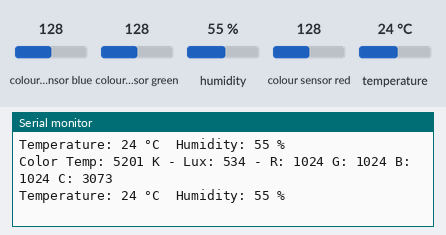
Bench run of a sketch on a simulated Arduino Uno, built with avr-gcc and run on an emulated ATmega328P. Shown: the last lines printed to the serial monitor. The test bench sets the inputs (shaded band); at power-on: colour sensor blue 128, humidity 55 %, colour sensor green 128, temperature 24 °C, colour sensor red 128.

Above: at 11.4 s.
11.5 s: colour sensor blue set to 5
At 21.6 s:
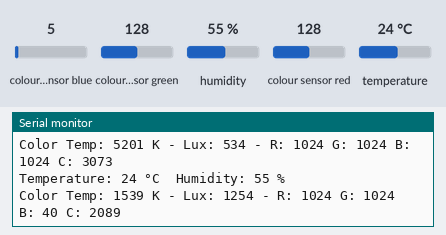
22.1 s: humidity set to 22 %
At 32.6 s:
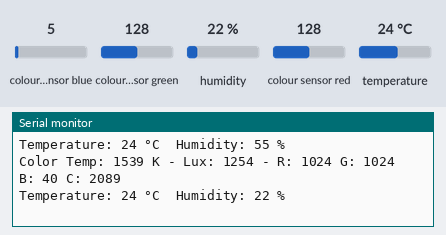
32.7 s: colour sensor green set to 5
At 43.2 s:
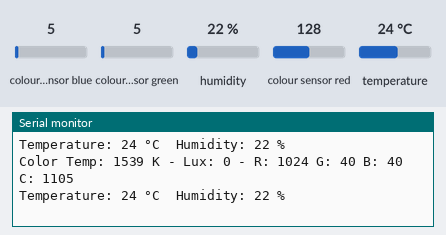
43.3 s: temperature set to 12 °C
At 53.8 s:
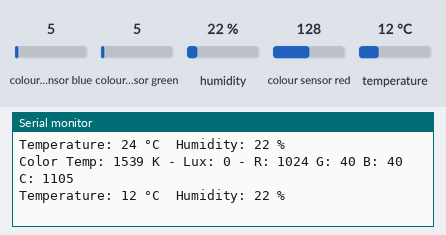
53.9 s: colour sensor red set to 5
At 64.4 s:
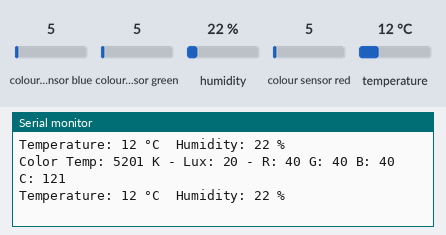
64.5 s: humidity set to 40 %
At 75.7 s:
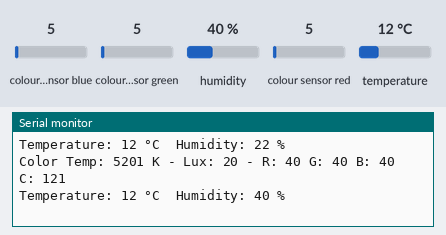
Timing chart, 0 to 76.1 s (numbered marks = the images above; inputs shaded):
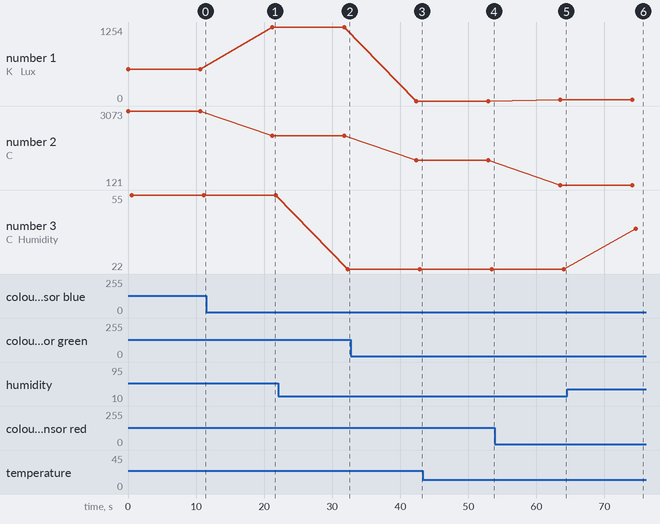

Measured:
- after the input at 11.5 s, the serial monitor: prints a new line after 9.7 s (image 1)
- after the input at 22.1 s, the serial monitor: prints a new line after 10.2 s (image 2)
- after the input at 32.7 s, the serial monitor: prints a new line after 9.7 s (image 3)
- after the input at 43.3 s, the serial monitor: prints a new line after 10.2 s (image 4)
- after the input at 53.9 s, the serial monitor: prints a new line after 9.6 s (image 5)
- after the input at 64.5 s, the serial monitor: prints a new line after 10.1 s (image 6)
- plotted number 1: 534 → 1254 after the input at 11.5 s, 1254 → 0 after the input at 32.7 s, 0 → 20 after the input at 53.9 s
- plotted number 2: 3073 → 2089 after the input at 11.5 s, 2089 → 1105 after the input at 32.7 s, 1105 → 121 after the input at 53.9 s

The sketch:

dth11-tcs34725-sensors.ino
```cpp
#include <DHT11.h>

#include <Wire.h>
#include "Adafruit_TCS34725.h"

Adafruit_TCS34725 tcs = Adafruit_TCS34725(TCS34725_INTEGRATIONTIME_614MS, TCS34725_GAIN_1X);
DHT11 dht11(2);

void tcs34725_handler() {
    uint16_t r, g, b, c, colorTemp, lux;

    tcs.getRawData(&r, &g, &b, &c);
    colorTemp = tcs.calculateColorTemperature_dn40(r, g, b, c);
    lux = tcs.calculateLux(r, g, b);

    Serial.print("Color Temp: "); Serial.print(colorTemp, DEC); Serial.print(" K - ");
    Serial.print("Lux: "); Serial.print(lux, DEC); Serial.print(" - ");
    Serial.print("R: "); Serial.print(r, DEC); Serial.print(" ");
    Serial.print("G: "); Serial.print(g, DEC); Serial.print(" ");
    Serial.print("B: "); Serial.print(b, DEC); Serial.print(" ");
    Serial.print("C: "); Serial.print(c, DEC); Serial.print(" ");
    Serial.println(" ");
}

void dht11_handler() {
    int temperature = 0;
    int humidity = 0;
    int result = dht11.readTemperatureHumidity(temperature, humidity);

    if (result == 0) {
        Serial.print("Temperature: ");
        Serial.print(temperature);
        Serial.print(" °C\tHumidity: ");
        Serial.print(humidity);
        Serial.println(" %");
    } else {
        Serial.println(DHT11::getErrorString(result));
    }
}

void setup() {
    Serial.begin(9600);

    if (tcs.begin()) {
       Serial.println("Found sensor");
    } else {
       Serial.println("No TCS34725 found ... check your connections");

    while (1);
  }
}

void loop() {
    tcs34725_handler();
    dht11_handler();

    delay(10000);
}
```
